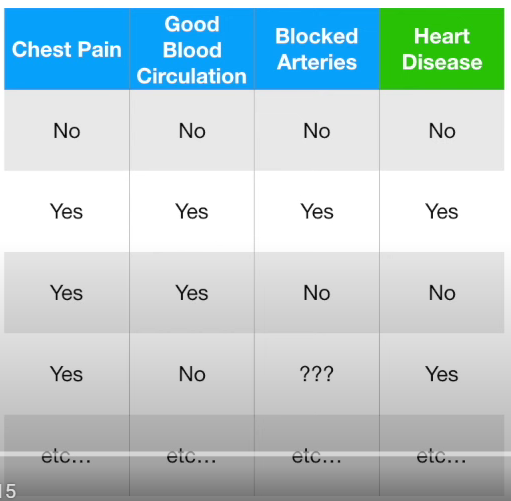
#> input picture Machine Learning/Decision Tree/Feature Selection and Missing Values/images/dataset.png, 511 x 501 px, found by its file name
$ jupyter execute --allow-errors classification.ipynb
#> lines starting #> are read from the running program, lines starting #| are printed output that depends on the picture
1. [C4.5](#c45)

#### C4.5:
- handles continuous features also
- handles pruning
- handles missing values
- used only for classification problems
- addresses and eliminates bias towards multi label features

[cell 1]
from PIL import Image
from IPython.display import display

img = Image.open('images/dataset.png')
#> img is the input picture: PIL image 511x501 RGBA; mean R, G, B, A 185.1, 206.3, 208.9, 255
new_image = img.resize((400, 400))
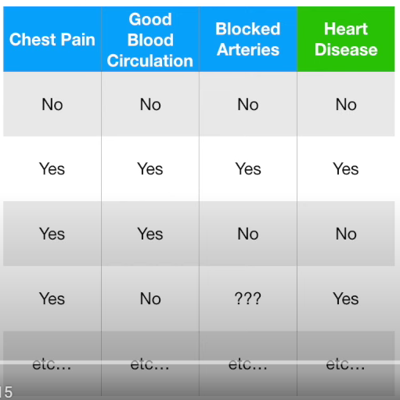
#> new_image: PIL image 400x400 RGBA; mean R, G, B, A 185.1, 206.2, 208.9, 255
display(new_image)

[cell 2]
from PIL import Image
from IPython.display import display

#> (the rest of this cell did not finish here and is left out)

##### Process of C4.5:
- at first, we calculate the overall entropy based on the output classes using the below image
    - overall entropy = Entropy Info(Dataset) = -(7/10) * log2 (7/10) -(3/10) * log2 (3/10) => 0.8807
- Now we calculate the Entropy Info, Split Info, Information Gain, Gain Ratio
    - For CGPA: >=9, >=8, <8
        - Calculate entropy Info,
            - Entropy(>=9) = -(3/4) * log2 (3/4) -(1/4) * log2 (1/4) => 0.8108
            - Entropy(>=8) = -(4/4) * log2 (4/4) -(0/4) * log2 (0/4) => 0
            - Entropy(<8) = -(0/2) * log2 (0/2) -(2/2) * log2 (2/2) => 0
            - Entropy Info(CGPA) = (4/10) * Entropy(>=9) + (4/10) * Entropy(>=8) + (2/10) * Entropy(<8) => 0.3243
        - Calculate the Information Gain:
            - Information Gain = Entropy Info(Dataset) - Entropy Info(CGPA) = 0.8807 - 0.3243 => 0.5564
        - Calculate Split Info:
            - Split Info = (4/10) * log2 (4/10) + (4/10) * log2 (4/10) + (2/10) * log2 (2/10) = 0.5285 + 0.5285 + 0.4641 => 1.5211
        - Calculate the Gain Ratio,
            - Gain Ratio = (Information Gain / Split Info) => 0.5564/1.5211 => 0.3658

[cell 3]
from PIL import Image
from IPython.display import display

#> (the rest of this cell did not finish here and is left out)

- For Interactive: Yes, No
    - Calculate entropy Info,
        - Entropy(Yes) = -(5/6) * log2 (5/6) -(1/6) * log2 (1/6) => 0.2191
        - Entropy(No) = -(2/4) * log2 (2/4) -(2/4) * log2 (2/4) => 0.4306
        - Entropy Info(Interactive) = (6/10) * Entropy(Yes) + (4/10) * Entropy(No) => 0.7896
    - Calculate the Information Gain:
        - Information Gain = Entropy Info(Dataset) - Entropy Info(Interactive) = 0.8807 - 0.7896 => 0.0911
    - Calculate Split Info:
        - Split Info = (6/10) * log2 (6/10) + (4/10) * log2 (4/10) => 0.9704
    - Calculate the Gain Ratio,
        - Gain Ratio = (Information Gain / Split Info) => 0.0911/0.9704 => 0.0939

- For Practical Knowledge: Average, Good, Very Good
    - Calculate entropy Info,
        - Entropy(Very Good) = -(2/2) * log2 (2/2) -(0/2) * log2 (0/2) => 0
        - Entropy(Good) = -(4/5) * log2 (4/5) -(1/5) * log2 (1/5) => 0.7215
        - Entropy(Average) = -(1/3) * log2 (1/3) -(2/3) * log2 (2/3) => 0.9177
        - Entropy Info(Practical Knowledge) = (2/10) * Entropy(Very Good) + (5/10) * Entropy(Good) + (3/10) * Entropy(Average) = 0 + 0.2753 + 0.3608 => 0.6361
    - Calculate the Information Gain:
        - Information Gain = Entropy Info(Dataset) - Entropy Info(Practical Knowledge) = 0.8807 - 0.6361 => 0.2448
    - Calculate Split Info:
        - Split Info = (2/10) * log2 (2/10) + (5/10) * log2 (5/10) + (3/10) * log2 (3/10) = 0.5285 + 0.5285 + 0.4641 => 1.4853
    - Calculate the Gain Ratio,
        - Gain Ratio = (Information Gain / Split Info) => 0.2448/1.4853 => 0.1648

- Communication Skills: Poor, Moderate, Good
    - Calculate entropy Info,
        - Entropy(Poor) = -(0/2) * log2 (0/2) -(2/2) * log2 (2/2) => 0
        - Entropy(Moderate) = -(3/3) * log2 (3/3) -(0/3) * log2 (0/3) => 0
        - Entropy(Good) = -(4/5) * log2 (4/5) -(1/5) * log2 (1/5) => 0.7219
        - Entropy Info(Communication Skills) = (2/10) * Entropy(Poor) + (3/10) * Entropy(Moderate) + (5/10) * Entropy(Good) => 0.3609
    - Calculate the Information Gain:
        - Information Gain = Entropy Info(Dataset) - Entropy Info(Communication Skills) = 0.8807 - 0.3609 => 0.5202
    - Calculate Split Info:
        - Split Info = (2/10) * log2 (2/10) + (3/10) * log2 (3/10) + (5/10) * log2 (5/10) = 0.5285 + 0.5285 + 0.4641 => 1.4853
    - Calculate the Gain Ratio,
        - Gain Ratio = (Information Gain / Split Info) => 0.5202/1.4853 => 0.3502

[cell 4]
from PIL import Image
from IPython.display import display

#> (the rest of this cell did not finish here and is left out)

- comparing the gain ratio for all the features in the dataset, we choose the one with the highest gain ratio

[cell 5]
from PIL import Image
from IPython.display import display

#> (the rest of this cell did not finish here and is left out)

##### Calculating the Second Feasible node:

[cell 6]
from PIL import Image
from IPython.display import display

#> (the rest of this cell did not finish here and is left out)

- at first, we calculate the overall entropy based on the output classes using the above image
    - overall entropy = Entropy Info(Dataset) = -(1/4) * log2 (1/4) -(3/4) * log2 (3/4) = 0.5 + 0.31125 => 0.81125
- For Interactive: Yes, No
    - Calculate entropy Info,
        - Entropy(Yes) = -(2/2) * log2 (2/2) -(0/2) * log2 (0/2) => 0
        - Entropy(No) = -(1/2) * log2 (1/2) -(1/2) * log2 (1/2) = 0.5 + 0.5 => 1
        - Entropy Info(Interactive) = (2/4) * Entropy(Yes) + (2/4) * Entropy(No) => 0.5
    - Calculate the Information Gain:
        - Information Gain = Entropy Info(Dataset) - Entropy Info(Interactive) = 0.81125 - 0.5 = 0.81125 => 0.31125
    - Calculate Split Info:
        - Split Info = (2/4) * log2 (2/4) + (2/4) * log2 (2/4) => 1
    - Calculate the Gain Ratio,
        - Gain Ratio = (Information Gain / Split Info) => 0.31125/1 => 0.31125

- For Practical Knowledge: Average, Good, Very Good
    - Calculate entropy Info,
        - Entropy(Very Good) = -(2/2) * log2 (2/2) -(0/2) * log2 (0/2) => 0
        - Entropy(Good) = -(1/1) * log2 (1/1) -(0/1) * log2 (0/1) => 0
        - Entropy(Average) = -(0/1) * log2 (0/1) -(1/1) * log2 (1/1) => 0
        - Entropy Info(Practical Knowledge) = (2/4) * Entropy(Very Good) + (1/4) * Entropy(Good) + (1/4) * Entropy(Average) = 0 + 0 + 0 => 0
    - Calculate the Information Gain:
        - Information Gain = Entropy Info(Dataset) - Entropy Info(Practical Knowledge) = 0.81125 - 0 => 0.81125
    - Calculate Split Info:
        - Split Info = (1/4) * log2 (1/4) + (1/4) * log2 (1/4) + (2/4) * log2 (2/4) = 0.5 + 0.5 + 0.5 => 1.5
    - Calculate the Gain Ratio,
        - Gain Ratio = (Information Gain / Split Info) => 0.81125/1.5 => 0.5408

- Communication Skills: Poor, Moderate, Good
    - Calculate entropy Info,
        - Entropy(Poor) = -(0/1) * log2 (0/1) -(1/1) * log2 (1/1) => 0
        - Entropy(Moderate) = -(1/1) * log2 (1/1) -(0/1) * log2 (0/1) => 0
        - Entropy(Good) = -(2/2) * log2 (2/2) -(0/2) * log2 (0/2) => 0
        - Entropy Info(Communication Skills) = (1/4) * Entropy(Poor) + (1/4) * Entropy(Moderate) + (2/4) * Entropy(Good) => 0
    - Calculate the Information Gain:
        - Information Gain = Entropy Info(Dataset) - Entropy Info(Communication Skills) = 0.81125 - 0 => 0.81125
    - Calculate Split Info:
        - Split Info = (1/4) * log2 (1/4) + (1/4) * log2 (1/4) + (2/4) * log2 (2/4) = 0.5 + 0.5 + 0.5 => 1.5
    - Calculate the Gain Ratio,
        - Gain Ratio = (Information Gain / Split Info) => 0.5202/1.4853 => 0.5408

[cell 7]
from PIL import Image
from IPython.display import display

#> (the rest of this cell did not finish here and is left out)

- Since we compare the gain ratio and find that there are two feature having the same gain ratio value and we can choose any one from the two features with the highest gain ratio value

[cell 8]
from PIL import Image
from IPython.display import display

img = Image.open('images/tree.png')
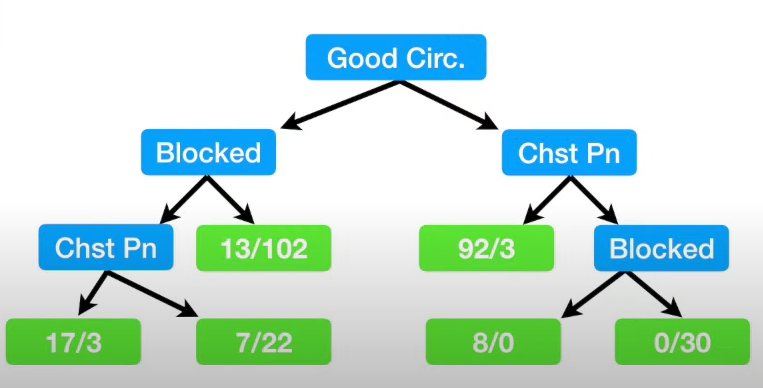
#> input picture Machine Learning/Decision Tree/Feature Selection and Missing Values/images/tree.png, 763 x 388 px, found by its file name
#> img is the input picture: PIL image 763x388 RGBA; mean R, G, B, A 196.4, 224.2, 214.7, 255
new_image = img.resize((600, 450))
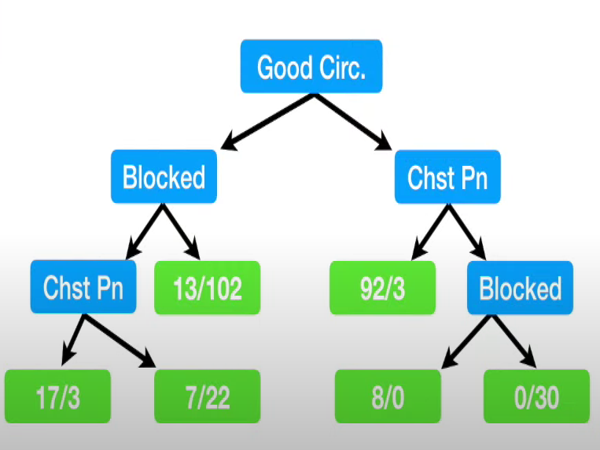
#> new_image: PIL image 600x450 RGBA; mean R, G, B, A 196.4, 224.2, 214.7, 255
display(new_image)
